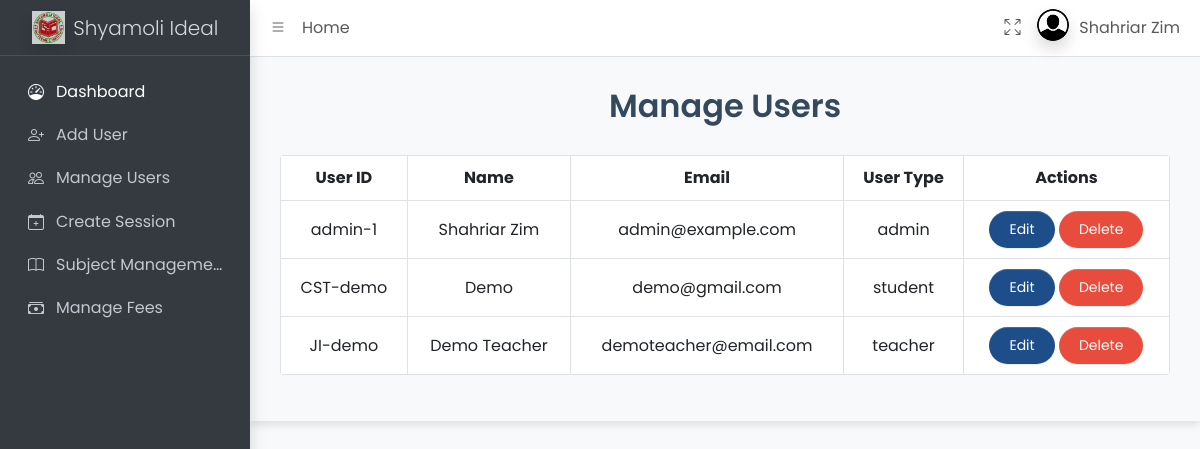
The page /admin/dist/pages/manage_user.php (signed in) on the database as committed earlier.
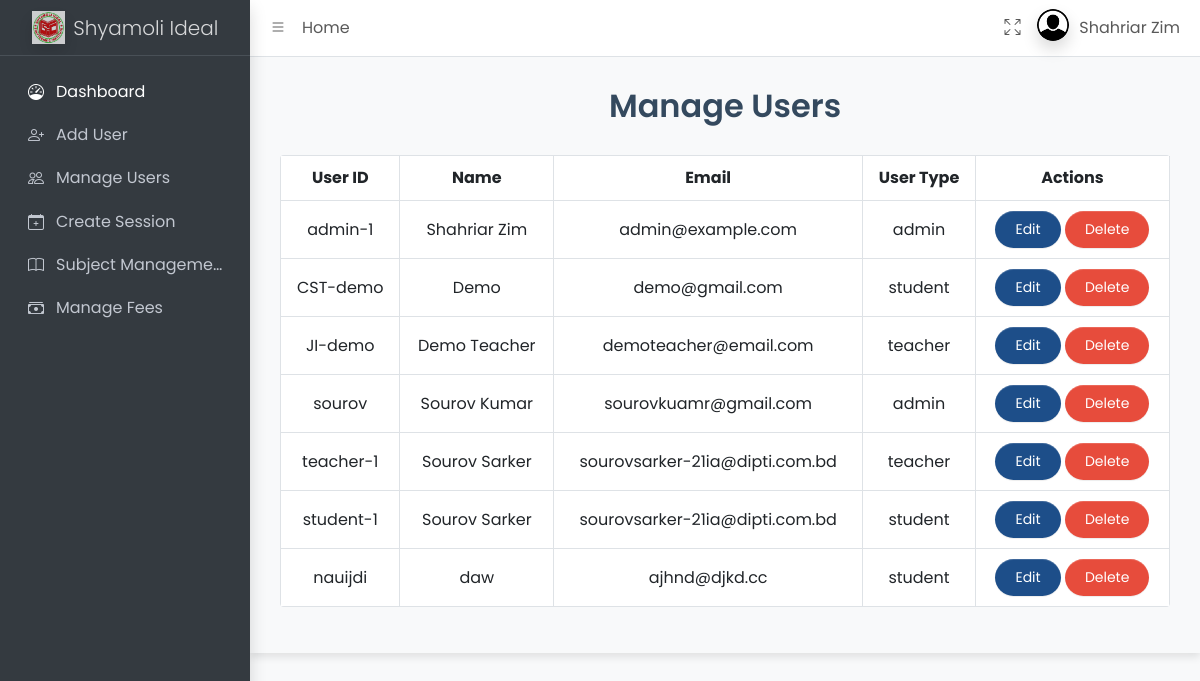
The same page on the database as committed later.
### tables this page shows
CREATE TABLE `users` (
  `id` int(11) NOT NULL,
  `user_id` varchar(20) NOT NULL,
  `name` varchar(100) DEFAULT NULL,
  `email` varchar(100) DEFAULT NULL,
  `password` varchar(100) DEFAULT NULL,
  `user_type` enum('student','teacher','admin') NOT NULL,
  `session` varchar(20) DEFAULT NULL,
  `semester` enum('1st','2nd','3rd','4th','5th','6th','7th','8th') DEFAULT NULL,
  `role` enum('CI','Instructor','Junior Instructor') DEFAULT NULL,
  `photo` varchar(255) DEFAULT NULL,
  `created_at` timestamp NOT NULL DEFAULT current_timestamp()
);

### admin/dist/pages/manage_user.php (the view, shortened to what this page needs)
<?php
require_once 'partials/header.php' ?>
<?php require_once 'partials/navbar.php' ?>
<?php require_once 'partials/sidebar.php'?>
  <main class="app-main">
  <?php
$result = $conn->query("SELECT * FROM users");
?>
<!DOCTYPE html>
<html lang="en">
<head>
    <link rel="stylesheet" href="https://cdn.jsdelivr.net/npm/bootstrap@5.3.0/dist/css/bootstrap.min.css">
</head>
<body>
    <div class="container">
        <h2 class="text-center">Manage Users</h2>
        <table class="table table-bordered">
            <thead>
                <tr>
                    <th>User ID</th>
                    <th>Name</th>
                    <th>Email</th>
                    <th>User Type</th>
                    <th>Actions</th>
                </tr>
            </thead>
            <tbody>
                <?php
                while ($row = $result->fetch_assoc()) {
                    echo "<tr>";
                    echo "<td data-label='User ID'>" . $row['user_id'] . "</td>";
                    echo "<td data-label='Name'>" . $row['name'] . "</td>";
                    echo "<td data-label='Email'>" . $row['email'] . "</td>";
                    echo "<td data-label='User Type'>" . $row['user_type'] . "</td>";
                    echo "<td data-label='Actions'>";
                    echo "<a href='edit_user.php?id=" . $row['id'] . "' class='btn btn-primary btn-sm'>Edit</a> ";
                    echo "<a href='delete_user.php?id=" . $row['id'] . "' class='btn btn-danger btn-sm' onclick=\"return confirm('Are you sure you want to delete this user?');\">Delete</a>";
                    echo "</td>";
                    echo "</tr>";
                }
                ?>
            </tbody>
        </table>
    </div>
</body>
</html>
</main>
<?php require_once 'partials/footer.php' ?>

### admin/dist/pages/partials/header.php (shortened to what this page needs)
<!DOCTYPE html>
<html lang="en">
<head>
    <link href="https://cdn.jsdelivr.net/npm/bootstrap@5.3.3/dist/css/bootstrap.min.css" rel="stylesheet">
    <link rel="stylesheet" href="https://cdn.jsdelivr.net/npm/@fontsource/source-sans-3@5.0.12/index.css">
    <link rel="stylesheet" href="https://cdn.jsdelivr.net/npm/overlayscrollbars@2.3.0/styles/overlayscrollbars.min.css">
    <link rel="stylesheet" href="https://cdn.jsdelivr.net/npm/bootstrap-icons@1.11.0/font/bootstrap-icons.min.css">
    <link rel="stylesheet" href="../../dist/css/adminlte.css">
    <link rel="stylesheet" href="https://cdn.jsdelivr.net/npm/apexcharts@3.37.1/dist/apexcharts.css">
    <link rel="stylesheet" href="https://cdn.jsdelivr.net/npm/jsvectormap@1.5.3/dist/css/jsvectormap.min.css">
    <link rel="stylesheet" href="../../dist/css/admin.css">
</head>

### admin/dist/pages/partials/navbar.php (shortened to what this page needs)
<body class="layout-fixed sidebar-expand-lg bg-body-tertiary">
    <div class="app-wrapper">
        <nav class="app-header navbar navbar-expand bg-body">
            <div class="container-fluid">
                <ul class="navbar-nav">
                    <li class="nav-item"> <a class="nav-link" data-lte-toggle="sidebar" href="#" role="button"> <i class="bi bi-list"></i> </a> </li>
                    <li class="nav-item d-none d-md-block"> <a href="#" class="nav-link">Home</a> </li>
                </ul>
                <ul class="navbar-nav ms-auto">
                    <li class="nav-item"> <a class="nav-link" href="#" data-lte-toggle="fullscreen"> <i data-lte-icon="maximize" class="bi bi-arrows-fullscreen"></i> </a> </li>
                    <li class="nav-item dropdown user-menu"> <a href="#" class="nav-link dropdown-toggle" data-bs-toggle="dropdown"> <img src="../../dist/assets/img/default.png" class="user-image rounded-circle shadow" alt="User Image"> <span class="d-none d-md-inline">
                      <?php echo $_SESSION['name']; ?>
                    </span> </a>
                        </li>
                      </ul>

### admin/dist/pages/partials/sidebar.php
</div>
        </nav>
        <aside class="app-sidebar bg-body-secondary shadow" data-bs-theme="dark">
            <div class="sidebar-brand"> <a href="./index.html" class="brand-link"> <img src="../../dist/assets/img/sipi.jpg" alt="AdminLTE Logo" class="brand-image opacity-75 shadow"> <span class="brand-text fw-light">Shyamoli Ideal</span> </a> </div>
            <div class="sidebar-wrapper">
                <nav class="mt-2">
                  <ul class="nav sidebar-menu flex-column" data-lte-toggle="treeview" role="menu" data-accordion="false">
                    <li class="nav-item menu-open">
                    <a href="index.php" class="nav-link active">
                    <i class="nav-icon bi bi-speedometer"></i>
                    <p>Dashboard</p>
                    </a>
                    </li>
                    <li class="nav-item">
                    <a href="add_user.php" class="nav-link">
                    <i class="nav-icon bi bi-person-plus"></i>
                    <p>Add User</p>
                    </a>
                    </li>
                    <li class="nav-item">
                    <a href="manage_user.php" class="nav-link">
                    <i class="nav-icon bi bi-people"></i>
                    <p>Manage Users</p>
                    </a>
                    </li>
                    <li class="nav-item">
                    <a href="create_session.php" class="nav-link">
                    <i class="nav-icon bi bi-calendar-plus"></i>
                    <p>Create Session</p>
                    </a>
                    </li>
                    <li class="nav-item">
                    <a href="subject_management.php" class="nav-link">
                    <i class="nav-icon bi bi-book"></i>
                    <p>Subject Management</p>
                    </a>
                    </li>
                    <li class="nav-item">
                    <a href="manage_fees.php" class="nav-link">
                    <i class="nav-icon bi bi-cash-stack"></i>
                    <p>Manage Fees</p>
                    </a>
                    </li>
                  </ul>
                </nav>
            </div>
        </aside>

### admin/dist/pages/partials/footer.php (shortened to what this page needs)
    </div>
</body>
</html>

### admin/dist/pages/manage_user.php (style rules this page uses)
body { font-family: 'Poppins', sans-serif; color: #2c3e50; }
h2 { font-weight: 600; color: #34495e; margin-bottom: 30px; }
.container { border-radius: 0px; padding: 30px; max-width: 100%; animation: fadeIn 0.7s ease; }
.table { border-radius: 4px; overflow: hidden; margin-top: 20px; }
.table thead { background-color: #5d6d7e; color: #fff; }
.table th, .table td { vertical-align: middle; text-align: center; padding: 10px; }
.btn-primary { background-color: #1d4e89; border: none; color: #fff; border-radius: 25px; padding: 8px 20px; font-size: 14px; transition: background-color 0.3s; }
.btn-danger { background-color: #e74c3c; border: none; color: #fff; border-radius: 25px; padding: 8px 20px; font-size: 14px; transition: background-color 0.3s; }

Rows that differ between the two databases and show on the page:
added users: user "sourov", name "Sourov Kumar", email "sourovkuamr@gmail.com", user_type "admin"
added users: user "teacher-1", name "Sourov Sarker", email "sourovsarker-21ia@dipti.com.bd", user_type "teacher"
added users: user "student-1", name "Sourov Sarker", email "sourovsarker-21ia@dipti.com.bd", user_type "student"
added users: user "nauijdi", name "daw", email "ajhnd@djkd.cc", user_type "student"
